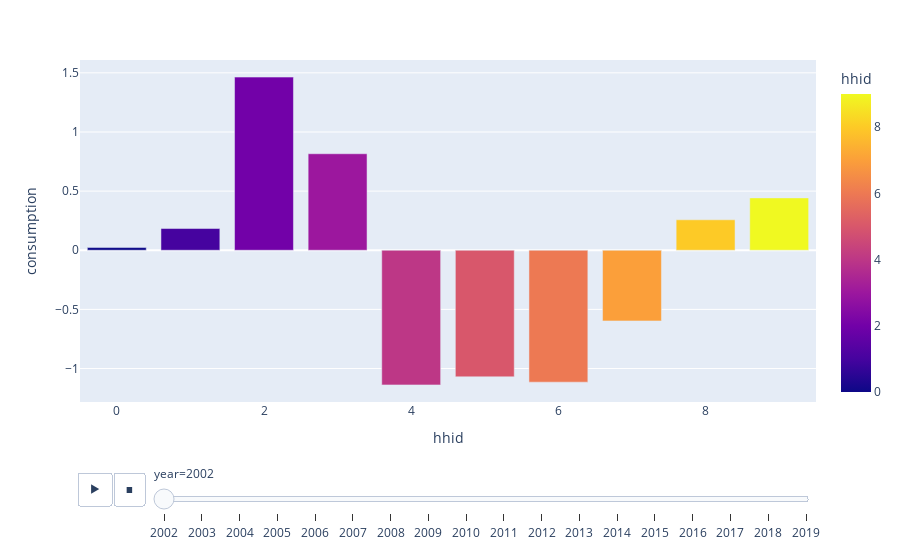

The notebook cell saved with this chart:
### Code cell
px.bar(hh_panel, x="hhid", y="consumption", animation_frame="year", 
    #    animation_group="hhid",
            hover_name="hhid", color='hhid', )

### Figure 1 — Plotly figure (JSON) as saved in the notebook; plotly's stock layout.template omitted (floating-point values rounded to 4 significant figures)
{"data": [{"alignmentgroup": "True", "hovertemplate": "<b>%{hovertext}</b><br><br>year=2002<br>hhid=%{marker.color}<br>consumption=%{y}<extra></extra>", "hovertext": [0, 1, 2, 3, 4, 5, 6, 7, 8, 9], "legendgroup": "", "marker": {"color": [0, 1, 2, 3, 4, 5, 6, 7, 8, 9], "coloraxis": "coloraxis", "pattern": {"shape": ""}}, "name": "", "offsetgroup": "", "orientation": "v", "showlegend": false, "textposition": "auto", "type": "bar", "x": [0, 1, 2, 3, 4, 5, 6, 7, 8, 9], "xaxis": "x", "y": [0.02273, 0.1836, 1.464, 0.8159, -1.139, -1.07, -1.115, -0.5976, 0.2575, 0.4425], "yaxis": "y"}], "layout": {"barmode": "relative", "coloraxis": {"colorbar": {"title": {"text": "hhid"}}, "colorscale": [[0, "#0d0887"], [0.1111, "#46039f"], [0.2222, "#7201a8"], [0.3333, "#9c179e"], [0.4444, "#bd3786"], [0.5556, "#d8576b"], [0.6667, "#ed7953"], [0.7778, "#fb9f3a"], [0.8889, "#fdca26"], [1, "#f0f921"]]}, "legend": {"tracegroupgap": 0}, "margin": {"t": 60}, "sliders": [{"active": 0, "currentvalue": {"prefix": "year="}, "len": 0.9, "pad": {"b": 10, "t": 60}, "steps": [{"args": [["2002"], {"frame": {"duration": 0, "redraw": true}, "fromcurrent": true, "mode": "immediate", "transition": {"duration": 0, "easing": "linear"}}], "label": "2002", "method": "animate"}, {"args": [["2003"], {"frame": {"duration": 0, "redraw": true}, "fromcurrent": true, "mode": "immediate", "transition": {"duration": 0, "easing": "linear"}}], "label": "2003", "method": "animate"}, {"args": [["2004"], {"frame": {"duration": 0, "redraw": true}, "fromcurrent": true, "mode": "immediate", "transition": {"duration": 0, "easing": "linear"}}], "label": "2004", "method": "animate"}, {"args": [["2005"], {"frame": {"duration": 0, "redraw": true}, "fromcurrent": true, "mode": "immediate", "transition": {"duration": 0, "easing": "linear"}}], "label": "2005", "method": "animate"}, {"args": [["2006"], {"frame": {"duration": 0, "redraw": true}, "fromcurrent": true, "mode": "immediate", "transition": {"duration": 0, "easing": "linear"}}], "label": "2006", "method": "animate"}, {"args": [["2007"], {"frame": {"duration": 0, "redraw": true}, "fromcurrent": true, "mode": "immediate", "transition": {"duration": 0, "easing": "linear"}}], "label": "2007", "method": "animate"}, {"args": [["2008"], {"frame": {"duration": 0, "redraw": true}, "fromcurrent": true, "mode": "immediate", "transition": {"duration": 0, "easing": "linear"}}], "label": "2008", "method": "animate"}, {"args": [["2009"], {"frame": {"duration": 0, "redraw": true}, "fromcurrent": true, "mode": "immediate", "transition": {"duration": 0, "easing": "linear"}}], "label": "2009", "method": "animate"}, {"args": [["2010"], {"frame": {"duration": 0, "redraw": true}, "fromcurrent": true, "mode": "immediate", "transition": {"duration": 0, "easing": "linear"}}], "label": "2010", "method": "animate"}, {"args": [["2011"], {"frame": {"duration": 0, "redraw": true}, "fromcurrent": true, "mode": "immediate", "transition": {"duration": 0, "easing": "linear"}}], "label": "2011", "method": "animate"}, {"args": [["2012"], {"frame": {"duration": 0, "redraw": true}, "fromcurrent": true, "mode": "immediate", "transition": {"duration": 0, "easing": "linear"}}], "label": "2012", "method": "animate"}, {"args": [["2013"], {"frame": {"duration": 0, "redraw": true}, "fromcurrent": true, "mode": "immediate", "transition": {"duration": 0, "easing": "linear"}}], "label": "2013", "method": "animate"}, {"args": [["2014"], {"frame": {"duration": 0, "redraw": true}, "fromcurrent": true, "mode": "immediate", "transition": {"duration": 0, "easing": "linear"}}], "label": "2014", "method": "animate"}, {"args": [["2015"], {"frame": {"duration": 0, "redraw": true}, "fromcurrent": true, "mode": "immediate", "transition": {"duration": 0, "easing": "linear"}}], "label": "2015", "method": "animate"}, {"args": [["2016"], {"frame": {"duration": 0, "redraw": true}, "fromcurrent": true, "mode": "immediate", "transition": {"duration": 0, "easing": "linear"}}], "label": "2016", "method": "animate"}, {"args": [["2017"], {"frame": {"duration": 0, "redraw": true}, "fromcurrent": true, "mode": "immediate", "transition": {"duration": 0, "easing": "linear"}}], "label": "2017", "method": "animate"}, {"args": [["2018"], {"frame": {"duration": 0, "redraw": true}, "fromcurrent": true, "mode": "immediate", "transition": {"duration": 0, "easing": "linear"}}], "label": "2018", "method": "animate"}, {"args": [["2019"], {"frame": {"duration": 0, "redraw": true}, "fromcurrent": true, "mode": "immediate", "transition": {"duration": 0, "easing": "linear"}}], "label": "2019", "method": "animate"}], "x": 0.1, "xanchor": "left", "y": 0, "yanchor": "top"}], "updatemenus": [{"buttons": [{"args": [null, {"frame": {"duration": 500, "redraw": true}, "fromcurrent": true, "mode": "immediate", "transition": {"duration": 500, "easing": "linear"}}], "label": "&#9654;", "method": "animate"}, {"args": [[null], {"frame": {"duration": 0, "redraw": true}, "fromcurrent": true, "mode": "immediate", "transition": {"duration": 0, "easing": "linear"}}], "label": "&#9724;", "method": "animate"}], "direction": "left", "pad": {"r": 10, "t": 70}, "showactive": false, "type": "buttons", "x": 0.1, "xanchor": "right", "y": 0, "yanchor": "top"}], "xaxis": {"anchor": "y", "domain": [0, 1], "title": {"text": "hhid"}}, "yaxis": {"anchor": "x", "domain": [0, 1], "title": {"text": "consumption"}}}}
